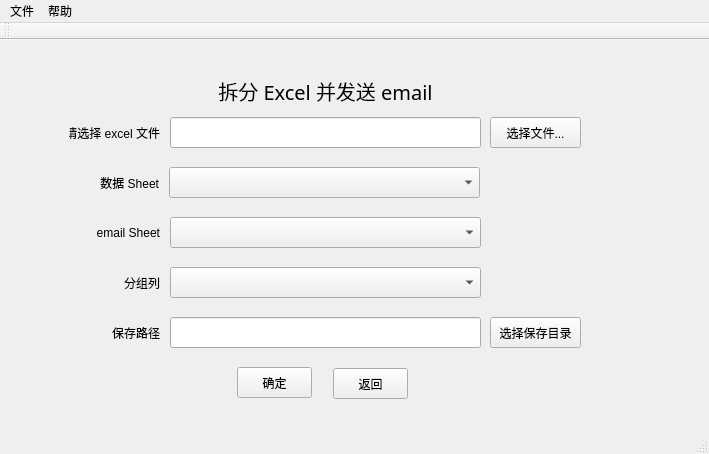
<?xml version="1.0" encoding="UTF-8"?>
<ui version="4.0">
 <class>SplitAndEmailWindow</class>
 <widget class="QMainWindow" name="SplitAndEmailWindow">
  <property name="geometry">
   <rect>
    <x>0</x>
    <y>0</y>
    <width>709</width>
    <height>454</height>
   </rect>
  </property>
  <property name="windowTitle">
   <string>拆分 Excel 并发送 email</string>
  </property>
  <widget class="QWidget" name="centralwidget">
   <widget class="QLabel" name="selectFileLabel">
    <property name="geometry">
     <rect>
      <x>69</x>
      <y>77</y>
      <width>91</width>
      <height>31</height>
     </rect>
    </property>
    <property name="text">
     <string>请选择 excel 文件</string>
    </property>
    <property name="alignment">
     <set>Qt::AlignRight|Qt::AlignTrailing|Qt::AlignVCenter</set>
    </property>
   </widget>
   <widget class="QLineEdit" name="xlsObjLineEdit">
    <property name="geometry">
     <rect>
      <x>170</x>
      <y>77</y>
      <width>311</width>
      <height>31</height>
     </rect>
    </property>
   </widget>
   <widget class="QLabel" name="groupFieldLabel">
    <property name="geometry">
     <rect>
      <x>69</x>
      <y>227</y>
      <width>91</width>
      <height>31</height>
     </rect>
    </property>
    <property name="text">
     <string>分组列</string>
    </property>
    <property name="alignment">
     <set>Qt::AlignRight|Qt::AlignTrailing|Qt::AlignVCenter</set>
    </property>
   </widget>
   <widget class="QLabel" name="savePathLabel">
    <property name="geometry">
     <rect>
      <x>69</x>
      <y>277</y>
      <width>91</width>
      <height>31</height>
     </rect>
    </property>
    <property name="text">
     <string>保存路径</string>
    </property>
    <property name="alignment">
     <set>Qt::AlignRight|Qt::AlignTrailing|Qt::AlignVCenter</set>
    </property>
   </widget>
   <widget class="QLineEdit" name="savePathLineEdit">
    <property name="geometry">
     <rect>
      <x>170</x>
      <y>277</y>
      <width>311</width>
      <height>31</height>
     </rect>
    </property>
   </widget>
   <widget class="QPushButton" name="submit2PushButton">
    <property name="geometry">
     <rect>
      <x>237</x>
      <y>327</y>
      <width>75</width>
      <height>31</height>
     </rect>
    </property>
    <property name="text">
     <string>确定</string>
    </property>
   </widget>
   <widget class="QComboBox" name="groupByComboBox">
    <property name="geometry">
     <rect>
      <x>170</x>
      <y>227</y>
      <width>311</width>
      <height>31</height>
     </rect>
    </property>
   </widget>
   <widget class="QPushButton" name="selectFilePushButton">
    <property name="geometry">
     <rect>
      <x>490</x>
      <y>77</y>
      <width>91</width>
      <height>31</height>
     </rect>
    </property>
    <property name="text">
     <string>选择文件...</string>
    </property>
   </widget>
   <widget class="QPushButton" name="savePathPushButton">
    <property name="geometry">
     <rect>
      <x>490</x>
      <y>277</y>
      <width>91</width>
      <height>31</height>
     </rect>
    </property>
    <property name="text">
     <string>选择保存目录</string>
    </property>
   </widget>
   <widget class="QComboBox" name="dataComboBox">
    <property name="geometry">
     <rect>
      <x>169</x>
      <y>127</y>
      <width>311</width>
      <height>31</height>
     </rect>
    </property>
   </widget>
   <widget class="QLabel" name="dataSheetLabel">
    <property name="geometry">
     <rect>
      <x>68</x>
      <y>127</y>
      <width>91</width>
      <height>31</height>
     </rect>
    </property>
    <property name="text">
     <string>数据 Sheet</string>
    </property>
    <property name="alignment">
     <set>Qt::AlignRight|Qt::AlignTrailing|Qt::AlignVCenter</set>
    </property>
   </widget>
   <widget class="QLabel" name="emailSheetLabel">
    <property name="geometry">
     <rect>
      <x>69</x>
      <y>177</y>
      <width>91</width>
      <height>31</height>
     </rect>
    </property>
    <property name="text">
     <string>email Sheet</string>
    </property>
    <property name="alignment">
     <set>Qt::AlignRight|Qt::AlignTrailing|Qt::AlignVCenter</set>
    </property>
   </widget>
   <widget class="QComboBox" name="emailComboBox">
    <property name="geometry">
     <rect>
      <x>170</x>
      <y>177</y>
      <width>311</width>
      <height>31</height>
     </rect>
    </property>
   </widget>
   <widget class="QLabel" name="logoLabel">
    <property name="geometry">
     <rect>
      <x>80</x>
      <y>20</y>
      <width>81</width>
      <height>41</height>
     </rect>
    </property>
    <property name="styleSheet">
     <string notr="true">image: url(:/images/DDMC.PNG);</string>
    </property>
    <property name="text">
     <string/>
    </property>
   </widget>
   <widget class="QLabel" name="titleLabel">
    <property name="geometry">
     <rect>
      <x>170</x>
      <y>30</y>
      <width>311</width>
      <height>41</height>
     </rect>
    </property>
    <property name="font">
     <font>
      <family>Microsoft YaHei</family>
      <pointsize>15</pointsize>
      <weight>50</weight>
      <italic>false</italic>
      <bold>false</bold>
     </font>
    </property>
    <property name="text">
     <string>拆分 Excel 并发送 email</string>
    </property>
    <property name="alignment">
     <set>Qt::AlignCenter</set>
    </property>
   </widget>
   <widget class="QPushButton" name="gobackPushButton">
    <property name="geometry">
     <rect>
      <x>333</x>
      <y>328</y>
      <width>75</width>
      <height>31</height>
     </rect>
    </property>
    <property name="text">
     <string>返回</string>
    </property>
   </widget>
  </widget>
  <widget class="QMenuBar" name="menuBar">
   <property name="geometry">
    <rect>
     <x>0</x>
     <y>0</y>
     <width>709</width>
     <height>23</height>
    </rect>
   </property>
   <widget class="QMenu" name="menuFile">
    <property name="title">
     <string>文件</string>
    </property>
    <addaction name="actionConfig_Setting"/>
   </widget>
   <widget class="QMenu" name="menuHelp">
    <property name="title">
     <string>帮助</string>
    </property>
    <addaction name="actionAbout"/>
    <addaction name="actionCheckUpdate"/>
    <addaction name="actionReportBug"/>
    <addaction name="actionSuggest"/>
   </widget>
   <addaction name="menuFile"/>
   <addaction name="menuHelp"/>
  </widget>
  <widget class="QToolBar" name="mainToolBar">
   <attribute name="toolBarArea">
    <enum>TopToolBarArea</enum>
   </attribute>
   <attribute name="toolBarBreak">
    <bool>false</bool>
   </attribute>
  </widget>
  <widget class="QStatusBar" name="statusBar"/>
  <action name="actionConfig_Setting">
   <property name="text">
    <string>配置项设置</string>
   </property>
  </action>
  <action name="actionLoad_Config">
   <property name="text">
    <string>Load Config</string>
   </property>
  </action>
  <action name="actionSplit_Only">
   <property name="text">
    <string>拆分Excel</string>
   </property>
  </action>
  <action name="actionAbout">
   <property name="text">
    <string>关于</string>
   </property>
   <property name="toolTip">
    <string>工具说明</string>
   </property>
  </action>
  <action name="actionCheckUpdate">
   <property name="text">
    <string>检查更新</string>
   </property>
   <property name="toolTip">
    <string>检查工具更新</string>
   </property>
  </action>
  <action name="actionReportBug">
   <property name="text">
    <string>提交 bug</string>
   </property>
   <property name="toolTip">
    <string>提交 bug</string>
   </property>
  </action>
  <action name="actionSuggest">
   <property name="text">
    <string>建议</string>
   </property>
   <property name="toolTip">
    <string>建议</string>
   </property>
  </action>
 </widget>
 <layoutdefault spacing="6" margin="11"/>
 <resources/>
 <connections/>
</ui>
